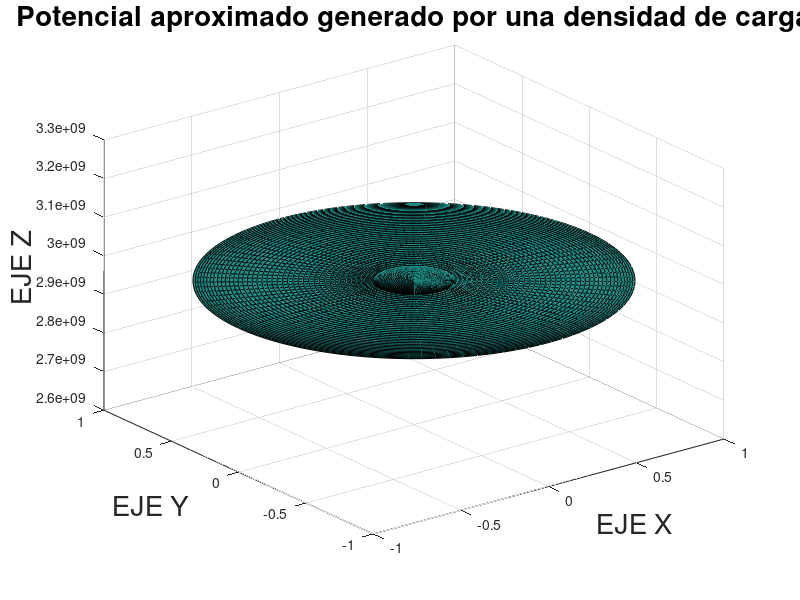

Here is the MATLAB script that generated this plot:
E0 = 8.854187817*10^(-12);
R=linspace(0, 1);
Phi=linspace(0,pi);
Theta=linspace(0,2*pi);
[Phi,Theta]=meshgrid(Phi,Theta);
R = meshgrid(R);
[X,Y,Z]=sph2cart(Theta,Phi,R);
P2 =@(x) ((1/2).*((3.*x.^2)-1));
f = @(R, Theta, Phi) ((1)./(4.*pi.*E0).*((1/4)+((R.^2)/120)*P2(cos(Theta))));
% Z=R*sin(Phi);
% X=R*cos(Phi).*cos(Theta);
% Y=R*cos(Phi).*sin(Theta);
surf(X, Y, f(R, Theta, Phi));
hold all
fontSize = 20
title('Potencial aproximado generado por una densidad de carga', "FontSize",fontSize)
xlabel('EJE X', "FontSize",fontSize) 
ylabel('EJE Y', "FontSize",fontSize) 
zlabel('EJE Z', "FontSize",fontSize) 